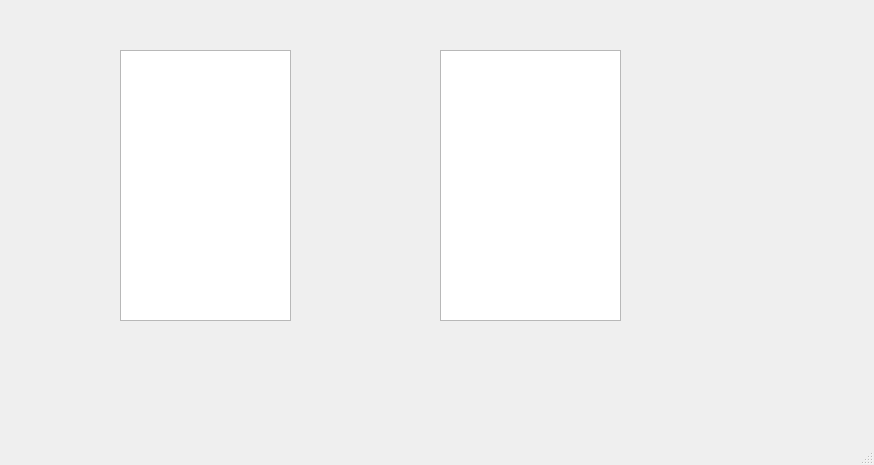
<?xml version="1.0" encoding="UTF-8"?>
<ui version="4.0">
 <class>MainWindow</class>
 <widget class="QMainWindow" name="MainWindow">
  <property name="geometry">
   <rect>
    <x>0</x>
    <y>0</y>
    <width>874</width>
    <height>465</height>
   </rect>
  </property>
  <property name="windowTitle">
   <string>MainWindow</string>
  </property>
  <widget class="QWidget" name="centralwidget">
   <widget class="QTextEdit" name="textEdit_1">
    <property name="geometry">
     <rect>
      <x>120</x>
      <y>50</y>
      <width>171</width>
      <height>271</height>
     </rect>
    </property>
   </widget>
   <widget class="QTextEdit" name="textEdit_2">
    <property name="geometry">
     <rect>
      <x>440</x>
      <y>50</y>
      <width>181</width>
      <height>271</height>
     </rect>
    </property>
   </widget>
  </widget>
  <widget class="QMenuBar" name="menubar">
   <property name="geometry">
    <rect>
     <x>0</x>
     <y>0</y>
     <width>874</width>
     <height>22</height>
    </rect>
   </property>
  </widget>
  <widget class="QStatusBar" name="statusbar"/>
 </widget>
 <resources/>
 <connections/>
</ui>
